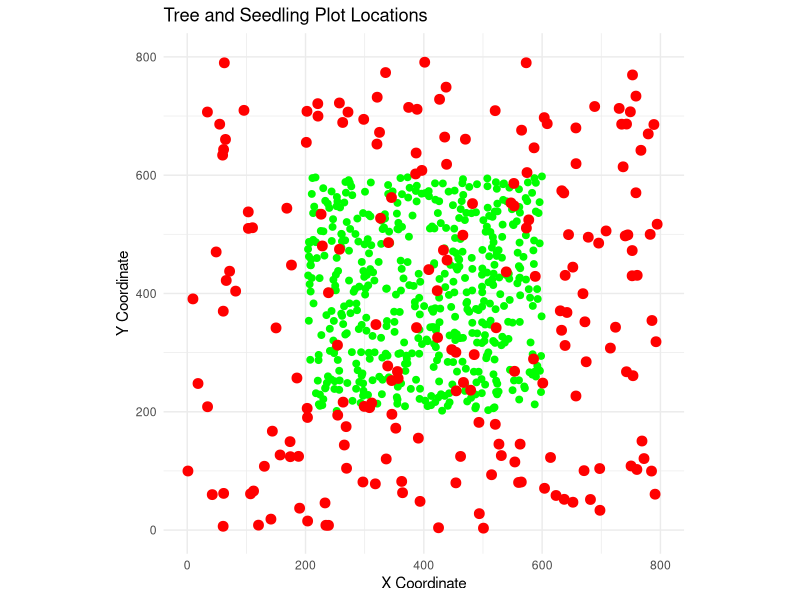
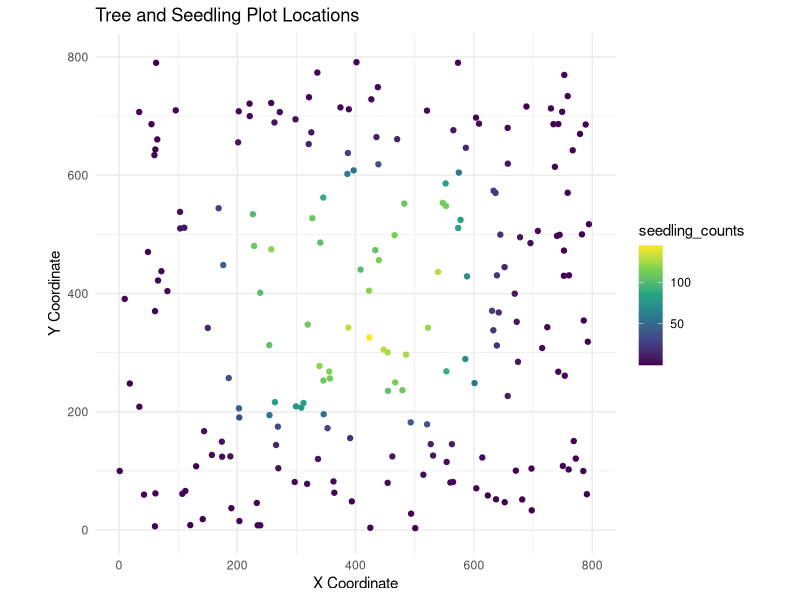

These charts were generated, in order, by the following R code:
# Simulate data to test whether disp models can recover kernel parameter values. 

# More or less following Frank Schurr's approach 

library(ggplot2)
library(dplyr)
library(tidyr)
library(matrixStats)

# Define a square extent in which to simulate trees and seedling plots 

# Full domain
domain_size <- 800
center_buffer <- 200  # margin on each side to get central 400x400 area

# Tree area boundaries
tree_x_min <- center_buffer
tree_x_max <- domain_size - center_buffer
tree_y_min <- center_buffer
tree_y_max <- domain_size - center_buffer

library(spatstat.random)

# Define window for trees
tree_window <- owin(c(tree_x_min, tree_x_max), c(tree_y_min, tree_y_max))

# Use Thomas process for fractal-style clustering
# Adjust kappa, scale, and mu to tune clustering intensity
set.seed(123)
n_trees = 500
tree_pp <- rThomas(kappa = 0.02, scale = 20, mu = 10, win = tree_window)

# Take only n_trees points if more were generated
tree_samples <- sample(1:length(tree_pp$x), size = n_trees)
tree_points <- data.frame(
  x = tree_pp$x[tree_samples],
  y = tree_pp$y[tree_samples],
  height = runif(n_trees, 10, 30)  # random tree heights
)

# Generate plot locations
n_plots <- 200

set.seed(456)
seedling_plots <- data.frame(
  x = runif(n_plots, 0, domain_size),
  y = runif(n_plots, 0, domain_size)
)

# Plot tree_points and seedling_plots together 

ggplot() +
  geom_point(data = tree_points, aes(x = x, y = y), color = "green", size = 2) +
  geom_point(data = seedling_plots, aes(x = x, y = y), color = "red", size = 3) +
  coord_fixed() +
  xlim(0, domain_size) +
  ylim(0, domain_size) +
  theme_minimal() +
  labs(title = "Tree and Seedling Plot Locations",
       x = "X Coordinate",
       y = "Y Coordinate")

### Test simulating dispersal 


# --- Parameters for the dispersal kernel ---

simulate_seed_rain <- function(tree_df, plot_df, 
                               a, k, b, 
                               plot_area_m2 = 1, 
                               seed = 1234) {
  #' Simulate seed rain using exponential power kernel
  #' 
  #' @param tree_df Data frame with columns x, y, height
  #' @param plot_df Data frame with columns x, y
  #' @param a Kernel scale parameter
  #' @param k Kernel shape parameter
  #' @param b Fecundity per m of height
  #' @param plot_area_m2 Area of each seedling plot (m²)
  #' @param seed Random seed for reproducibility
  #' 
  #' @return plot_df with expected and observed seed counts
  
  set.seed(seed)
  
  # Kernel function
  exp_power_kernel <- function(r, a, k) {
    coeff <- k / (2 * pi * a^2 * gamma(2 / k))
    return(coeff * exp(- (r / a)^k))
  }
  
  # Convert to matrices
  tree_mat <- as.matrix(tree_df[, c("x", "y")])
  plot_mat <- as.matrix(plot_df[, c("x", "y")])
  n_trees <- nrow(tree_mat)
  n_plots <- nrow(plot_mat)
  
  # Distance matrix (trees × plots)
  dist_matrix <- as.matrix(dist(rbind(tree_mat, plot_mat)))
  dist_matrix <- dist_matrix[1:n_trees, (n_trees + 1):(n_trees + n_plots)]
  
  # Apply kernel
  kernel_matrix <- exp_power_kernel(dist_matrix, a, k)
  
  # Fecundity vector
  fecundity <- b * tree_df$height
  
  # Expected seeds per plot (scaled by plot area)
  expected <- colSums(kernel_matrix * fecundity) * plot_area_m2
  
  # Simulate observed seeds using Poisson
  observed <- rpois(n_plots, expected)
  
  # Return augmented plot_df
  out_df <- plot_df
  out_df$expected_seeds <- expected
  out_df$observed_seeds <- observed
  return(out_df)
}

# Try it out 
# Assuming you already have:
# - tree_points: data frame of 1000 trees with x, y, height
# - seedling_plots: data frame of 200 plots with x, y

result_df <- simulate_seed_rain(
  tree_df = tree_points,
  plot_df = seedling_plots,
  a = 30,     # scale
  k = 1,    # shape
  b = 10,     # fecundity coefficient
  plot_area_m2 = 201  # size of each plot in m²
)

head(result_df)


# Plot tree_points and seedling_plots together, coloring plots by expected seeds 

plot_data = tibble(x = seedling_plots$x, y = seedling_plots$y, seedling_counts = result_df$expected_seeds)

ggplot() +
  #geom_point(data = tree_points, aes(x = x, y = y, color = "lightgreen")) +
  geom_point(data = plot_data, aes(x = x, y = y, color = seedling_counts)) + 
  scale_color_continuous(type = "viridis") + 
  coord_fixed() +
  xlim(0, domain_size) +
  ylim(0, domain_size) +
  theme_minimal() +
  labs(title = "Tree and Seedling Plot Locations",
       x = "X Coordinate",
       y = "Y Coordinate") 

#### Export simulated data for model fitting 

tree_coords <- as.matrix(tree_points[, c("x", "y")])
plot_coords <- as.matrix(seedling_plots[, c("x", "y")])

# Use crossdist from spatstat.geom (fast and memory-efficient)
library(spatstat.geom)

dist_matrix <- crossdist(tree_coords[,1], tree_coords[,2], 
                         plot_coords[,1], plot_coords[,2])  # trees × plots

# Create a list where each element is a vector of distances
# from all trees to the i-th plot
dist_ragged <- lapply(1:ncol(dist_matrix), function(j) dist_matrix[, j])

# Flatten the list into a single vector
dist_vector <- unlist(dist_ragged)

# Number of trees per plot
n_overstory_trees <- sapply(dist_ragged, length)

# Position index (start of each plot's tree distances in vector d)
pos <- cumsum(c(1, head(n_overstory_trees, -1)))

# Tree heights vector 
# Suppose: tree_indices_by_plot is a list of integer vectors (tree indices per plot)
tree_indices_by_plot <- lapply(dist_ragged, function(x) 1:length(x))  # update this if needed

# Use indices to get matching heights
overstory_tree_size_ragged <- lapply(tree_indices_by_plot, function(idx) tree_points$height[idx])
overstory_tree_size <- unlist(overstory_tree_size_ragged)

# Generate seedling counts using Poisson noise from expected values 
seedling_counts = result_df$observed_seeds
